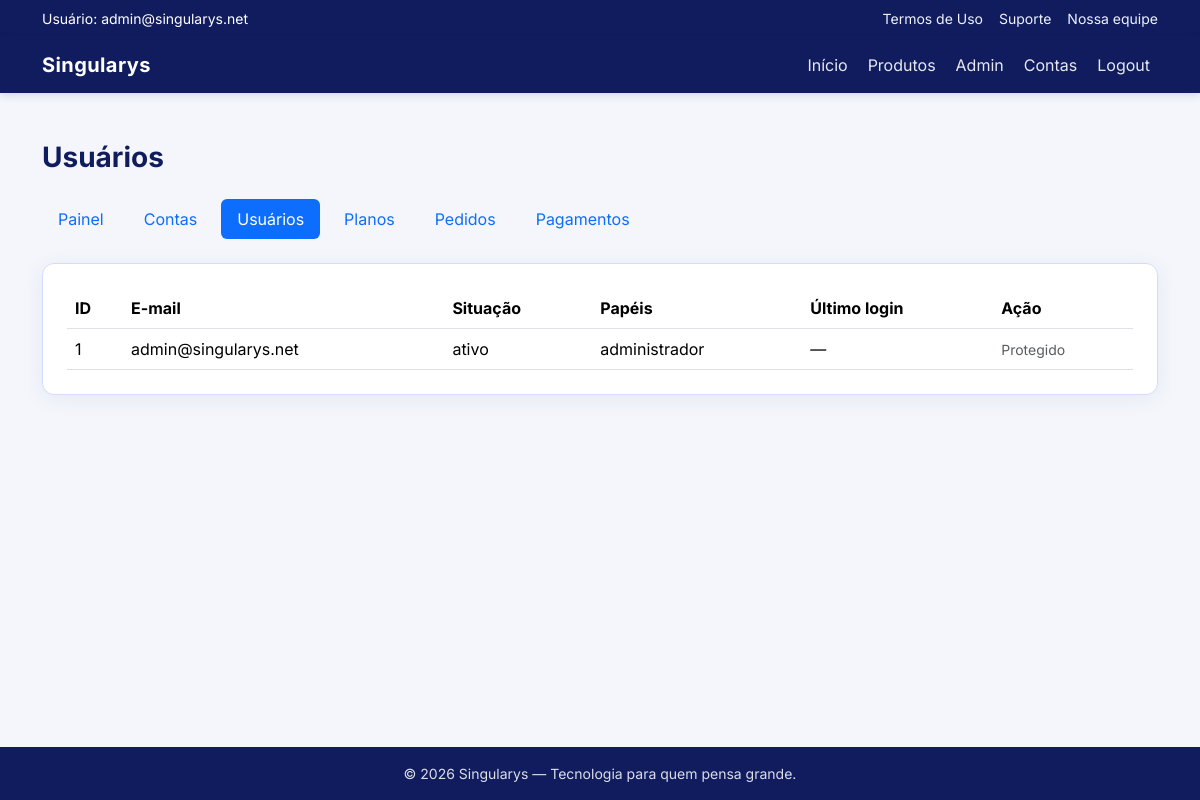
Screenshot of /index.php?controle=adminController&metodo=usuarios (signed in) with the database file from the repository.
### tables this page shows
CREATE TABLE IF NOT EXISTS usuarios (
    id_usuario BIGINT UNSIGNED AUTO_INCREMENT PRIMARY KEY,
    email VARCHAR(255) NOT NULL,
    senha_hash VARCHAR(255) NOT NULL,
    email_verificado_em DATETIME NULL,
    situacao ENUM(
        'pendente_verificacao_email',
        'cadastro_incompleto',
        'ativo',
        'inativo',
        'bloqueado',
        'expirado'
    ) NOT NULL DEFAULT 'pendente_verificacao_email',
    ultimo_login DATETIME NULL,
    criado_em DATETIME NOT NULL DEFAULT CURRENT_TIMESTAMP,
    alterado_em DATETIME NOT NULL DEFAULT CURRENT_TIMESTAMP ON UPDATE CURRENT_TIMESTAMP,
    UNIQUE KEY uk_usuario_email (email)
);

### controllers/adminController.class.php (called while the page is built, shortened)
<?php
require_once "models/conexao.class.php";
require_once "models/adminDAO.class.php";
class AdminController
{
    public function usuarios()
    {
        $adminDAO = new AdminDAO();
        $usuarioSessaoId = (int) ($_SESSION["usuario_id"] ?? 0);
        $usuarios = $adminDAO->listarUsuarios($usuarioSessaoId);
        require_once "views/admin/usuarios.php";
    }
}

### index.php (called while the page is built, shortened)
<?php
$metodo = $_GET["metodo"] ?? "inicio";
$obj = new $controle();
$obj->$metodo();

### models/conexao.class.php (called while the page is built, shortened)
<?php
class Conexao
{
    protected $db = null;
    public function __construct()
    {
        $host = getenv("SINGULARYS_DB_HOST") ?: "localhost";
        $banco = getenv("SINGULARYS_DB_NAME") ?: "singularys2";
        $usuario = getenv("SINGULARYS_DB_USER") ?: "root";
        $senha = getenv("SINGULARYS_DB_PASS") ?: "";
        $parametros = "mysql:host={$host};dbname={$banco};charset=utf8mb4";
        try {
            $this->db = new PDO($parametros, $usuario, $senha);
            $this->db->setAttribute(PDO::ATTR_ERRMODE, PDO::ERRMODE_EXCEPTION);
            $this->db->setAttribute(PDO::ATTR_DEFAULT_FETCH_MODE, PDO::FETCH_OBJ);
            $this->db->setAttribute(PDO::ATTR_EMULATE_PREPARES, false);
        } catch (PDOException $e) {
            $this->erroConexao = $e->getMessage();
            $this->db = null;
        }
    }
    protected function possuiConexao()
    {
        return $this->db instanceof PDO;
    }
}

### models/adminDAO.class.php (called while the page is built, shortened)
<?php
require_once __DIR__ . "/conexao.class.php";
class AdminDAO extends Conexao
{
    public function listarUsuarios(int $usuarioSessaoId = 0): array
    {
        $sql = "SELECT u.id_usuario, u.email, u.situacao, u.ultimo_login,
                       GROUP_CONCAT(DISTINCT CONCAT(p.nome_papel, IFNULL(CONCAT(' #', uc.conta_id), '')) SEPARATOR ', ') AS papeis,
                       MAX(CASE
                           WHEN p.nome_papel = 'administrador' AND p.escopo = 'plataforma' AND uc.conta_id IS NULL
                           THEN 1 ELSE 0
                       END) AS eh_administrador,
                       CASE WHEN u.id_usuario = ? THEN 1 ELSE 0 END AS eh_proprio_usuario
                  FROM usuarios u
             LEFT JOIN usuarios_contas uc ON uc.usuario_id = u.id_usuario AND uc.situacao = 'ativo'
             LEFT JOIN papeis p ON p.id_papel = uc.papel_id
              GROUP BY u.id_usuario, u.email, u.situacao, u.ultimo_login
              ORDER BY u.id_usuario DESC";
        try {
            $stm = $this->db->prepare($sql);
            $stm->execute([$usuarioSessaoId]);
            return $stm->fetchAll();
        } catch (PDOException $e) {
            return [];
        }
    }
}

### views/admin/usuarios.php (the view, shortened to what this page needs)
<?php
require_once "views/partials/head.php";
require_once "views/partials/header.php";
?>
<main class="py-5">
    <div class="container">
        <h1 class="h3 app-page-title fw-bold mb-4">Usuários</h1>
        <?php require "views/partials/admin_nav.php"; ?>
        <div class="app-card p-4 table-responsive">
            <table class="table table-hover table-app align-middle mb-0">
                <thead><tr><th>ID</th><th>E-mail</th><th>Situação</th><th>Papéis</th><th>Último login</th><th>Ação</th></tr></thead>
                <tbody>
                <?php foreach ($usuarios as $u) { ?>
                    <tr>
                        <td><?php echo (int) $u->id_usuario; ?></td>
                        <td><?php echo htmlspecialchars($u->email); ?></td>
                        <td><?php echo htmlspecialchars($u->situacao); ?></td>
                        <td><?php echo htmlspecialchars($u->papeis ?? "—"); ?></td>
                        <td><?php echo htmlspecialchars($u->ultimo_login ?? "—"); ?></td>
                        <td>
                            <?php
                            $bloqueado = !empty($u->eh_administrador) || !empty($u->eh_proprio_usuario);
                            if ($bloqueado) { ?>
                                <span class="text-muted small" title="Usuario administrador ou proprio login">Protegido</span>
                            <?php } ?>
                        </td>
                    </tr>
                <?php } ?>
                </tbody>
            </table>
        </div>
    </div>
</main>
<?php require_once "views/partials/footer.php"; ?>

### css/app.css (style rules this page uses)
:root { --singularys-azul: #101C5E; --singularys-azul-claro: #4361EE; --singularys-fundo: #f4f6fc; --singularys-card: #ffffff; --singularys-borda: #d5dbfb; }
body.app-body { background-color: var(--singularys-fundo); color: var(--singularys-azul); font-family: "Inter", system-ui, sans-serif; min-height: 100vh; display: flex; flex-direction: column; }
body.app-body main { flex: 1 0 auto; }
.app-card { background: var(--singularys-card); border: 1px solid var(--singularys-borda); border-radius: 0.75rem; box-shadow: 0 4px 24px rgba(16, 28, 94, 0.06); }
.app-page-title { color: var(--singularys-azul); }
.table-app thead { background: var(--singularys-fundo); color: var(--singularys-azul); }

### views/partials/head.php (style rules this page uses)
:root { color-scheme: light only; }

### rows the page displays
usuarios: id_usuario "1", email "admin@singularys.net", situacao "ativo", papeis "administrador", ultimo_login "—"

### other values shown
$_SESSION["usuario_nome"] "admin@singularys.net"
